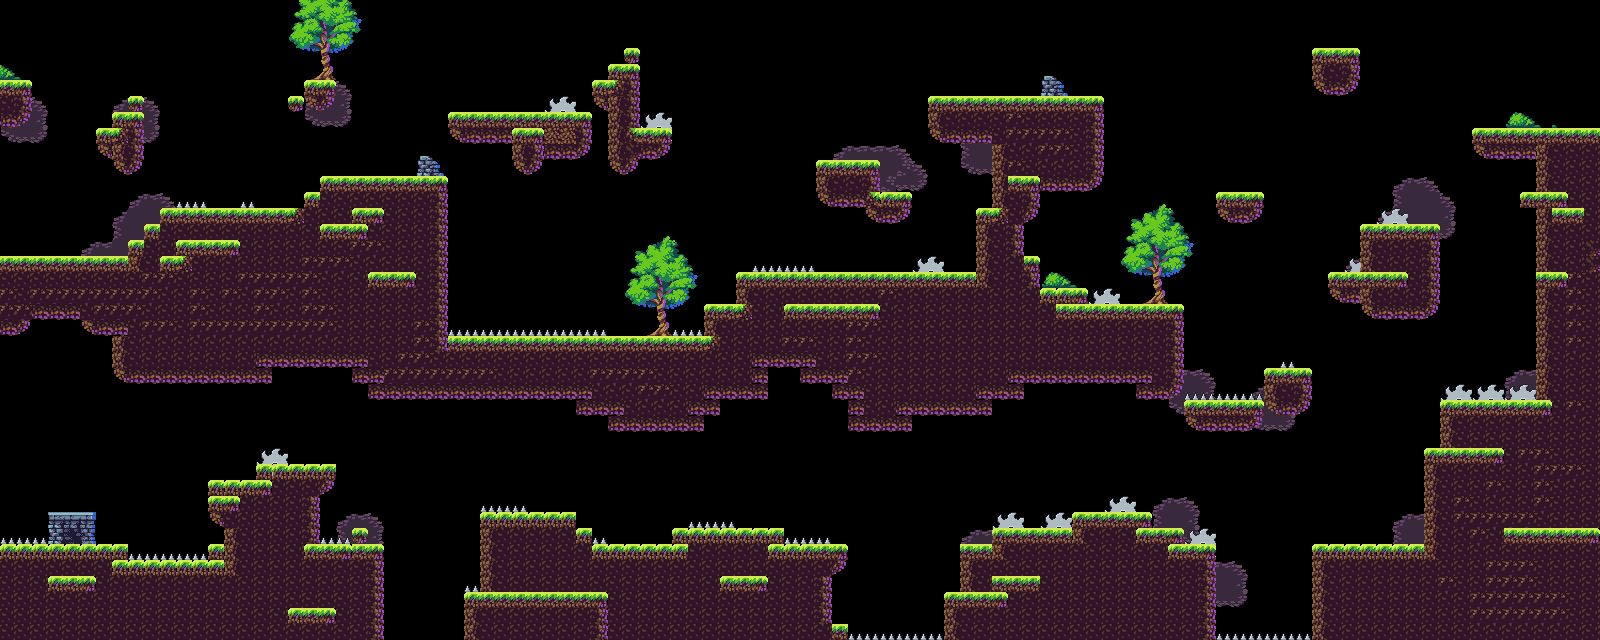

Tiled map render using the project's own tile images. Description and the map definition, with tile-layer contents summarised, below:
An orthogonal 100x40 tile map with 16x16 px tiles, 3 tile layers (Decor, Trap, Ground), 4 tilesets.

<map version="1.10" tiledversion="1.10.1" orientation="orthogonal" renderorder="right-down" width="100" height="40" tilewidth="16" tileheight="16" infinite="0" nextlayerid="8" nextobjectid="1">
 <tileset firstgid="1" source="Tileset.tsx" />
 <tileset firstgid="49" source="Spike.tsx" />
 <tileset firstgid="50" source="Decors.tsx" />
 <tileset firstgid="148" source="Saw.tsx" />
 <layer id="2" name="Decor" width="100" height="40">
  <data>[4000 cells, 307 non-empty, 52 distinct tile ids]</data>
 </layer>
 <layer id="6" name="Trap" width="100" height="40">
  <data>[4000 cells, 114 non-empty, 5 distinct tile ids]</data>
 </layer>
 <layer id="1" name="Ground" width="100" height="40">
  <data>[4000 cells, 1555 non-empty, 40 distinct tile ids]</data>
 </layer>
</map>
